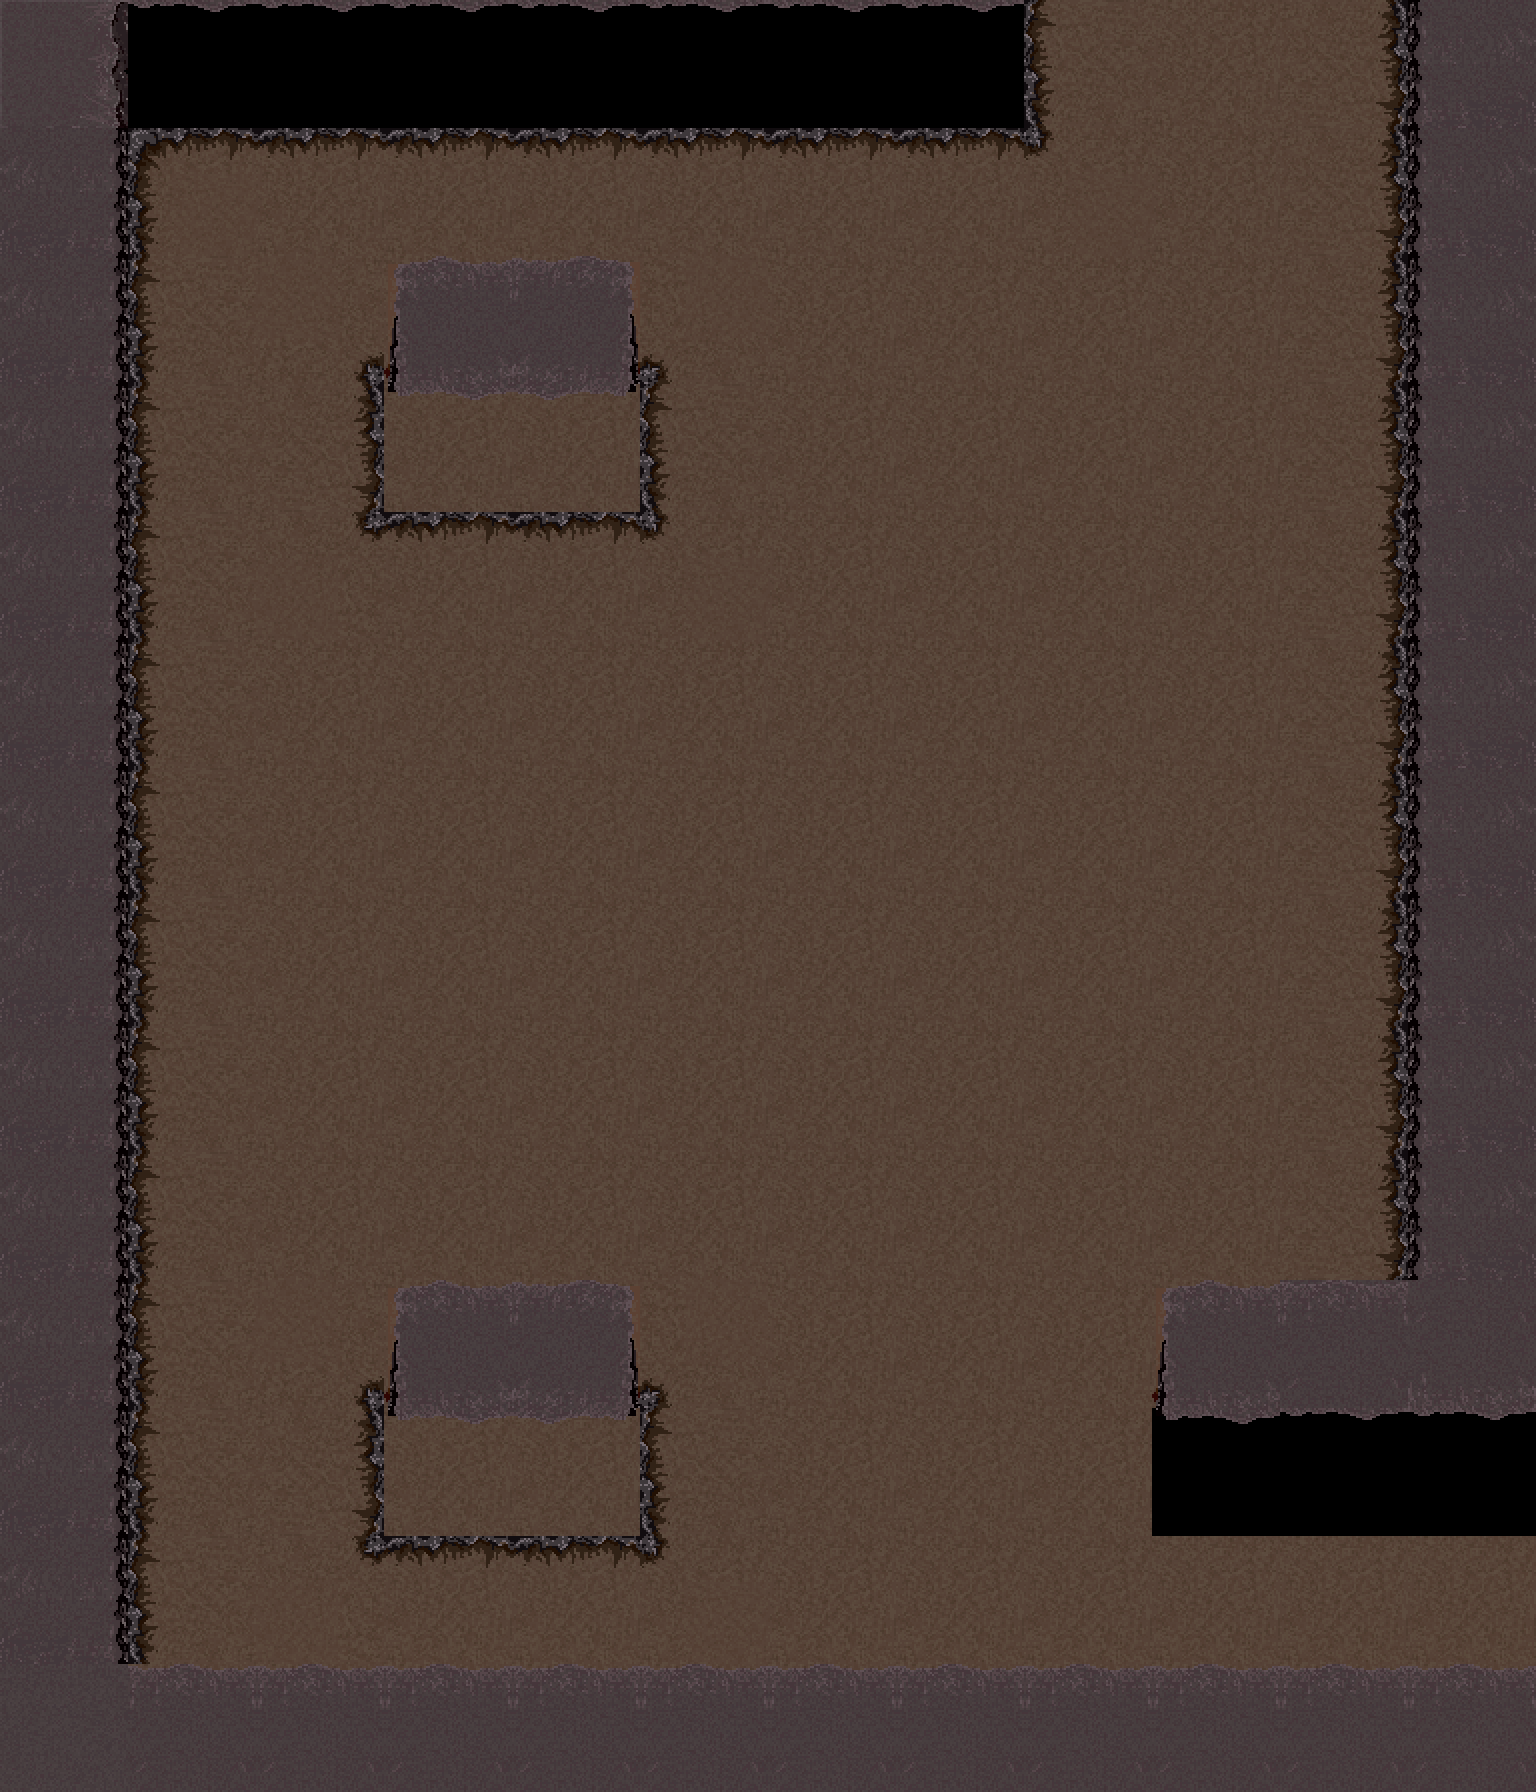

A level layout from a 2D game, rendered from its tile map. Below: a short description, then the map file with tile-grid data replaced by summaries:
An orthogonal 12x14 tile map with 128x128 px tiles, 3 tile layers (sol, toit, toit2), 1 hidden layer not drawn, 2 tilesets and 5 objects.

<map version="1.0" tiledversion="1.1.4" orientation="orthogonal" renderorder="left-up" width="12" height="14" tilewidth="128" tileheight="128" infinite="0" nextobjectid="6">
 <tileset firstgid="1" source="Tileset-Sol-niveau-1-128.128.tsx" />
 <tileset firstgid="17" source="Tileset-Wall-Niveau-1-128.128.tsx" />
 <layer name="sol" width="12" height="14">
  <data>[168 cells, 132 non-empty, 4 distinct tile ids]</data>
 </layer>
 <layer name="mur" width="12" height="14" visible="0">
  <data>[168 cells, 14 non-empty, 3 distinct tile ids]</data>
 </layer>
 <layer name="toit" width="12" height="14">
  <data>[168 cells, 44 non-empty, 9 distinct tile ids]</data>
 </layer>
 <layer name="toit2" width="12" height="14">
  <data>[168 cells, 13 non-empty, 3 distinct tile ids]</data>
 </layer>
 <objectgroup name="collision-layer">
  <object id="1" x="1029.58" y="4.12">
   <polyline points="0,0 -3.0303,121.212 -903.03,130.303 -896.97,1651.52 503.03,1660.61 506.061,1533.33 130.303,1530.3 127.273,1387.88 363.636,1390.91 366.667,0 -3.0303,-6.06061" />
  </object>
  <object id="2" x="381.09" y="382.91">
   <polyline points="0,0 3.0303,124.242 245.455,130.303 254.545,9.09091" />
  </object>
  <object id="3" x="381.09" y="1410.18">
   <polyline points="0,0 3.0303,118.182 251.515,115.152 257.576,3.0303" />
  </object>
  <object id="4" x="381" y="1410">
   <polyline points="0,0 258,1" />
  </object>
  <object id="5" x="382" y="382">
   <polyline points="0,0 254,9" />
  </object>
 </objectgroup>
</map>
